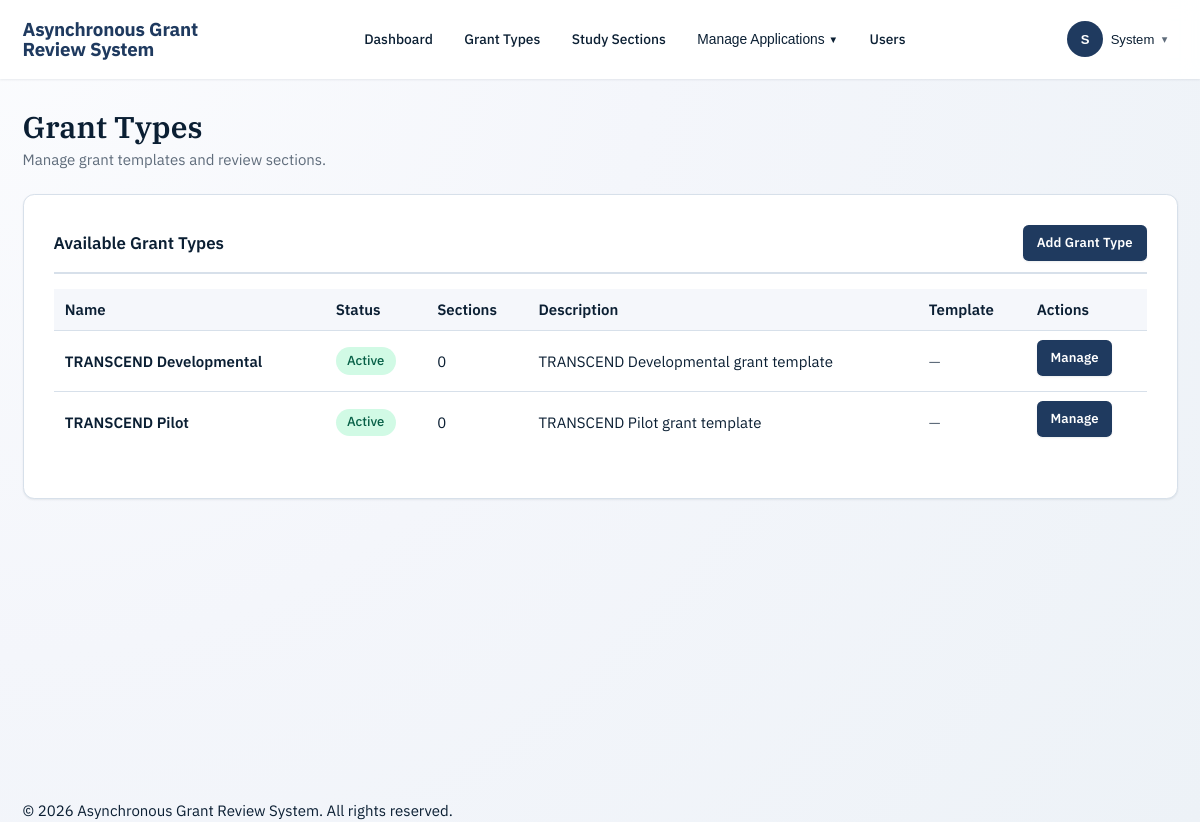
/admin/grant_types.php (signed in), run on the app's committed database.
### tables this page shows
CREATE TABLE IF NOT EXISTS grant_types (
    id BIGINT AUTO_INCREMENT PRIMARY KEY,
    name VARCHAR(150) UNIQUE NOT NULL,
    description TEXT NULL,
    url VARCHAR(255) NULL,
    is_active BOOLEAN DEFAULT TRUE,
    created_at TIMESTAMP DEFAULT CURRENT_TIMESTAMP,
    updated_at TIMESTAMP DEFAULT CURRENT_TIMESTAMP ON UPDATE CURRENT_TIMESTAMP,
    INDEX idx_grant_type_active (is_active)
);

### includes/sanitize_enhanced.php (called while the page is built, shortened)
<?php
function escapeHtml(string $string): string
{
    return htmlspecialchars($string, ENT_QUOTES | ENT_HTML5, 'UTF-8');
}
if (!function_exists('escape')) {
function escape($string): string
{
    return escapeHtml($string);
}
}
if (!function_exists('sanitize')) {
function sanitize(string $string): string
{
    return trim(strip_tags($string));
}
}

### includes/auth.php (called while the page is built, shortened)
<?php
class Auth {
    public static function isLoggedIn() {
        return isset($_SESSION['logged_in']) && $_SESSION['logged_in'] === true;
    }
    public static function isAdmin() {
        return self::isLoggedIn() && $_SESSION['role'] === 'admin';
    }
    public static function getUserId() {
        return $_SESSION['user_id'] ?? null;
    }
    public static function getFullName() {
        return $_SESSION['full_name'] ?? null;
    }
}

### includes/functions.php (called while the page is built, shortened)
<?php
require_once __DIR__ . '/sanitize_enhanced.php';
require_once __DIR__ . '/navigation_helpers.php';
function safeUrl($url) {
    $url = trim((string) $url);
    if ($url === '') {
        return '';
    }
    return '';
}
function getGrantTypes($includeInactive = false) {
    static $cache = [];
    $cacheKey = $includeInactive ? 'all' : 'active';
    $db = Database::getInstance()->getConnection();
    $sql = "SELECT * FROM grant_types";
    $sql .= " ORDER BY name";
    $stmt = $db->query($sql);
    $cache[$cacheKey] = $stmt->fetchAll();
    return $cache[$cacheKey];
}

### admin/grant_types.php (the view, shortened to what this page needs)
<?php
require_once '../includes/auth.php';
require_once '../includes/functions.php';
$view = isset($_GET['view']) ? (string) $_GET['view'] : 'list';
$view = in_array($view, ['list', 'new', 'edit'], true) ? $view : 'list';
$grantTypes = getGrantTypes(true);
$sectionCounts = [];
require_once '../includes/header.php';
?>
<div class="d-flex justify-between align-center mb-4">
    <div>
        <h1 class="mb-1">Grant Types</h1>
        <div class="text-muted">Manage grant templates and review sections.</div>
    </div>
</div>
<?php if ($view === 'list'): ?>
    <div class="card">
        <div class="card-header d-flex justify-between align-center">
            <span>Available Grant Types</span>
            <a href="grant_types.php?view=new" class="btn btn-sm btn-primary">Add Grant Type</a>
        </div>
        <div class="card-body" style="overflow-x: auto;">
            <?php if (empty($grantTypes)): ?>
                <p class="text-muted">No grant types yet. <a href="grant_types.php?view=new">Create the first grant type</a>.</p>
            <?php else: ?>
                <table class="table">
                    <thead>
                        <tr>
                            <th>Name</th>
                            <th>Status</th>
                            <th>Sections</th>
                            <th>Description</th>
                            <th>Template</th>
                            <th>Actions</th>
                        </tr>
                    </thead>
                    <tbody>
                        <?php foreach ($grantTypes as $type): ?>
                            <?php
                            $description = trim($type['description'] ?? '');
                            $templateUrl = safeUrl($type['url'] ?? '');
                            ?>
                            <tr>
                                <td>
                                    <a class="table-link" href="grant_types.php?view=edit&id=<?php echo $type['id']; ?>">
                                        <?php echo escape($type['name']); ?>
                                    </a>
                                </td>
                                <td>
                                    <span class="badge badge-<?php echo $type['is_active'] ? 'success' : 'secondary'; ?>">
                                        <?php echo $type['is_active'] ? 'Active' : 'Inactive'; ?>
                                    </span>
                                </td>
                                <td><?php echo $sectionCounts[$type['id']] ?? 0; ?></td>
                                <td><?php echo escape($description); ?></td>
                                <td>
                                    <?php if ($templateUrl !== ''): ?>
                                        <a class="table-link" href="<?php echo escape($templateUrl); ?>" target="_blank" rel="noopener">Open</a>
                                    <?php else: ?>
                                        <span class="text-muted">—</span>
                                    <?php endif; ?>
                                </td>
                                <td style="white-space: nowrap;">
                                    <a class="btn btn-sm btn-primary" href="grant_types.php?view=edit&id=<?php echo $type['id']; ?>">Manage</a>
                                </td>
                            </tr>
                        <?php endforeach; ?>
                    </tbody>
                </table>
            <?php endif; ?>
        </div>
    </div>
<?php endif; ?>
<?php require_once '../includes/footer.php'; ?>

### includes/header.php (shortened to what this page needs)
?><!DOCTYPE html>
<html lang="en">
<head>
    <link rel="stylesheet" href="<?php echo BASE_URL; ?>/assets/css/style.css?v=20260510b">
    <link rel="stylesheet" href="<?php echo BASE_URL; ?>/assets/css/components.css?v=20260510b">
    <link rel="stylesheet" href="<?php echo BASE_URL; ?>/assets/css/utilities.css?v=20260510b">
    <link rel="stylesheet" href="<?php echo BASE_URL; ?>/assets/css/page-styles.css?v=20260510b">
</head>
<body>
    <header class="header" id="main-header">
        <div class="container">
            <div class="header-content">
                <a href="<?php echo BASE_URL; ?>/welcome.php" class="brand" aria-label="<?php echo escape(APP_NAME); ?> home">
                    <span class="brand-text">
                        <span class="brand-name"><?php echo escape(APP_NAME); ?></span>
                    </span>
                </a>
                <?php
                $userRole = Auth::isAdmin() ? 'admin' : (Auth::isReviewer() ? 'reviewer' : null);
                if ($userRole) {
                    echo renderNavigation($userRole, Auth::getUserId());
                }
                ?>
                <?php
                $fullName = trim(Auth::getFullName() ?? '');
                $firstName = $fullName !== '' ? preg_split('/\s+/', $fullName)[0] : 'Account';
                $initial = $firstName !== '' ? strtoupper(substr($firstName, 0, 1)) : '?';
                ?>
                <div class="user-menu">
                    <button class="user-menu-button" type="button" aria-haspopup="true" aria-expanded="false" id="user-menu-button" aria-label="User menu for <?php echo escape($firstName); ?>">
                        <span class="user-avatar" aria-hidden="true"><?php echo escape($initial); ?></span>
                        <span class="user-menu-label"><?php echo escape($firstName); ?></span>
                        <span class="user-menu-caret" aria-hidden="true">▾</span>
                    </button>
                </div>
            </div>
        </div>
    </header>
    <main class="main-content" id="main-content">
        <div class="container">

### includes/navigation_helpers.php (shortened to what this page needs)
<?php
require_once __DIR__ . '/sanitize_enhanced.php';
function getNavigationItems($role) {
    $baseUrl = defined('BASE_URL') ? BASE_URL : '';
    if ($role === 'admin') {
        return [
            [
                'title' => 'Dashboard',
                'url' => $baseUrl . '/admin/dashboard.php',
                'icon' => 'dashboard',
            ],
            [
                'title' => 'Grant Types',
                'url' => $baseUrl . '/admin/grant_types.php',
                'icon' => 'grants',
            ],
            [
                'title' => 'Study Sections',
                'url' => $baseUrl . '/admin/study_sections.php',
                'icon' => 'sections',
            ],
            [
                'title' => 'Manage Applications',
                'icon' => 'applications',
                'aria_label' => 'Applications menu',
                'children' => [
                    [
                        'title' => 'All Applications',
                        'url' => $baseUrl . '/admin/manage_applications.php',
                    ],
                    [
                        'title' => 'Upload Reviews',
                        'url' => $baseUrl . '/admin/upload_review.php',
                    ],
                ],
            ],
            [
                'title' => 'Users',
                'url' => $baseUrl . '/admin/users.php',
                'icon' => 'users',
            ],
        ];
    }
    return [];
}
function renderNavigation($role, $userId = null) {
    $items = getNavigationItems($role);
    $html = '<nav class="nav" id="main-nav" aria-label="Main navigation">';
    foreach ($items as $item) {
        if (isset($item['children'])) {
            $dropdownId = sanitize($item['title']) . '-menu-toggle';
            $dropdownMenuId = sanitize($item['title']) . '-menu-dropdown';
            $html .= sprintf(
                '<div class="nav-dropdown">' .
                '<button class="nav-link nav-dropdown-toggle" type="button" ' .
                'aria-haspopup="true" aria-expanded="false" id="%s" aria-controls="%s">%s ' .
                '<span class="nav-dropdown-caret" aria-hidden="true">▼</span></button>',
                $dropdownId,
                $dropdownMenuId,
                escape($item['title'])
            );
            $html .= sprintf(
                '<div class="nav-dropdown-menu" role="menu" aria-labelledby="%s" id="%s">',
                $dropdownId,
                $dropdownMenuId
            );
            foreach ($item['children'] as $child) {
                $html .= sprintf(
                    '<a href="%s" role="menuitem">%s</a>',
                    escape($child['url']),
                    escape($child['title'])
                );
            }
            $html .= '</div></div>';
        } else {
            $badgeHtml = '';
            $html .= sprintf(
                '<a href="%s" class="nav-link">%s%s</a>',
                escape($item['url']),
                escape($item['title']),
                $badgeHtml
            );
        }
    }
    $html .= '</nav>';
    return $html;
}

### includes/footer.php (shortened to what this page needs)
        </div>
    </main>
    <footer class="footer">
        <div class="container">
            <p>&copy; <?php echo date('Y'); ?> <?php echo escape(APP_NAME); ?>. All rights reserved.</p>
        </div>
    </footer>
</body>
</html>

### assets/css/components.css (style rules this page uses)
:root, [data-theme="light"] { --bg-primary: #ffffff; --bg-secondary: #f5f7fb; --bg-tertiary: #e9ecef; --text-primary: #0b1f33; --text-secondary: #5f6c7b; --text-tertiary: #8b95a5; --border-color: #d7e0ea; --border-color-light: #e8eeF5; --shadow-color: rgba(15, 32, 50, 0.08); --overlay-color: rgba(15, 32, 50, 0.4); }
*:not(.agr-modal):not(.agr-modal-backdrop):not(.agr-toast) { transition: background-color 0.3s ease, color 0.3s ease, border-color 0.3s ease, box-shadow 0.3s ease; }

### assets/css/utilities.css (style rules this page uses)
.mb-1 { margin-bottom: var(--spacing-xs); }
.mb-4 { margin-bottom: var(--spacing-lg); }
.text-muted { color: var(--text-muted); }
.d-flex { display: flex; }
.justify-between { justify-content: space-between; }
.align-center { align-items: center; }

### data on the page
grant_types: name "TRANSCEND Developmental", is_active "Active", id "0", description "TRANSCEND Developmental grant template"
grant_types: name "TRANSCEND Pilot", is_active "Active", id "0", description "TRANSCEND Pilot grant template"

### other printed values
APP_NAME "Asynchronous Grant Review System"
$item['title'] "Dashboard"
$item['title'] "Grant Types"
$item['title'] "Study Sections"
$item['title'] "Users"
$initial "S"
$firstName "System"
